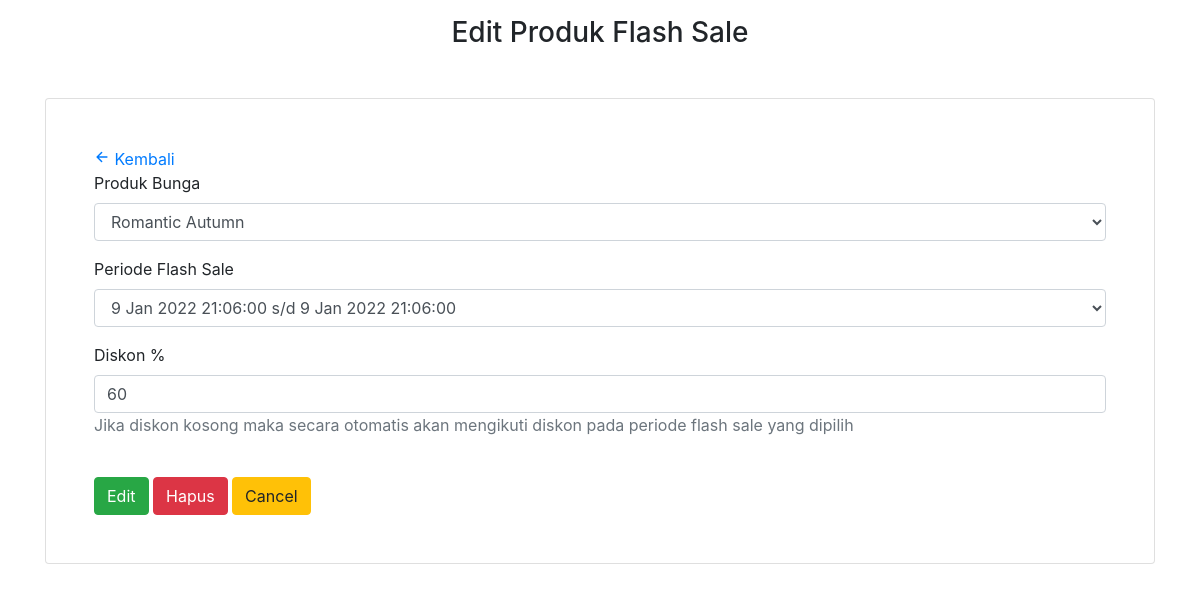
Screenshot of /admin/produk_flashsale/edit.php with the database file from the repository.
### tables this page shows
CREATE TABLE `produk_flashsale` (
  `id_bunga` varchar(20) NOT NULL,
  `id_flash_sale` varchar(20) NOT NULL,
  `diskon` int(10) NOT NULL
);

CREATE TABLE `prodak_bunga` (
  `id_bunga` varchar(20) NOT NULL,
  `id_kategori` varchar(20) NOT NULL,
  `nama_bunga` varchar(255) NOT NULL,
  `harga` int(11) NOT NULL,
  `stok` int(11) NOT NULL,
  `gb_bunga` varchar(200) DEFAULT NULL,
  `created_at` datetime NOT NULL
);

CREATE TABLE `flash_sale` (
  `id_flash_sale` varchar(20) NOT NULL,
  `flash_start` datetime NOT NULL,
  `flash_end` datetime NOT NULL
);

### admin/produk_flashsale/edit.php (the view, shortened to what this page needs)
<?php
require_once '../../koneksi.php';
$data = mysqli_query($koneksi, "
    SELECT pfs.*
    FROM produk_flashsale pfs
    INNER JOIN flash_sale fs ON pfs.id_flash_sale = fs.id_flash_sale
    INNER JOIN prodak_bunga p ON pfs.id_bunga = p.id_bunga
") OR die(mysqli_error($koneksi));
$result = mysqli_fetch_assoc($data);
$flash_sale = mysqli_query($koneksi, "SELECT * FROM flash_sale")
  OR die(mysqli_error($koneksi));
$flash_sale = mysqli_fetch_all($flash_sale, MYSQLI_ASSOC);
$produk_bunga = mysqli_query($koneksi, "SELECT id_bunga, nama_bunga FROM prodak_bunga")
  OR die(mysqli_error($koneksi));
$produk_bunga = mysqli_fetch_all($produk_bunga, MYSQLI_ASSOC);
?>
<!doctype html>
<html lang="en">
<head>
    <link rel="stylesheet" href="https://stackpath.bootstrapcdn.com/bootstrap/4.4.1/css/bootstrap.min.css">
</head>
<body>
<div class="container">
    <h3 class="text-center mt-3 mb-5">Edit Produk Flash Sale</h3>
    <div class="card p-5 mb-5">
        <a href="index.php"><ion-icon name="arrow-back-outline"></ion-icon> Kembali</a>
        <form method="POST" action="proses_edit.php?id=<?php echo $result['id_produk_flashsale'] ?>">
        <div class="form-group">
                <label for="id_bunga">Produk Bunga</label>
                <select class="form-control" name="id_bunga" id="id_bunga" required>
                    <?php foreach ($produk_bunga as $row): ?>
                        <option
                            value="<?php echo $row['id_bunga'] ?>"
                            <?php echo $row['id_bunga'] === $result['id_bunga'] ? 'selected' : '' ?>>
                                <?php echo $row['nama_bunga'] ?>
                        </option>
                    <?php endforeach ?>
                </select>
            </div>
            <div class="form-group">
                <label for="id_flash_sale">Periode Flash Sale</label>
                <select class="form-control" name="id_flash_sale" id="id_flash_sale" required>
                    <?php foreach ($flash_sale as $row):
                        $flash_start = date_format(new DateTime($row['flash_start']), 'j M Y H:i:s');
                        $flash_end = date_format(new DateTime($row['flash_end']), 'j M Y H:i:s');
                    ?>
                        <option
                            value="<?php echo $row['id_flash_sale'] ?>"
                            <?php echo $row['id_flash_sale'] === $result['id_flash_sale'] ? 'selected' : '' ?>>
                                <?php echo $flash_start.' s/d '.$flash_end ?>
                        </option>
                    <?php endforeach ?>
                </select>
            </div>
            <div class="form-group">
                <label for="diskon">Diskon %</label>
                <input
                    type="number"
                    class="form-control"
                    id="diskon"
                    name="diskon"
                    min="0"
                    max="100"
                    value="<?php echo $result['diskon'] ?>">
                <p class="text-muted">Jika diskon kosong maka secara otomatis akan mengikuti diskon pada periode flash sale yang dipilih</p>
            </div>
            <br>
            <button type="submit" class="btn btn-success" name="tambah">Edit</button>
            <button type="reset" class="btn btn-danger" name="reset">Hapus</button>
            <a href="home_admin.php" class="btn btn-warning">Cancel</a>
        </form>
    </div>
</div>
</body>
</html>

### rows the page displays
produk_flashsale: id_bunga "Romantic Autumn", id_flash_sale "9 Jan 2022 21:06:00 s/d 9 Jan 2022 21:06:00", diskon "60"
